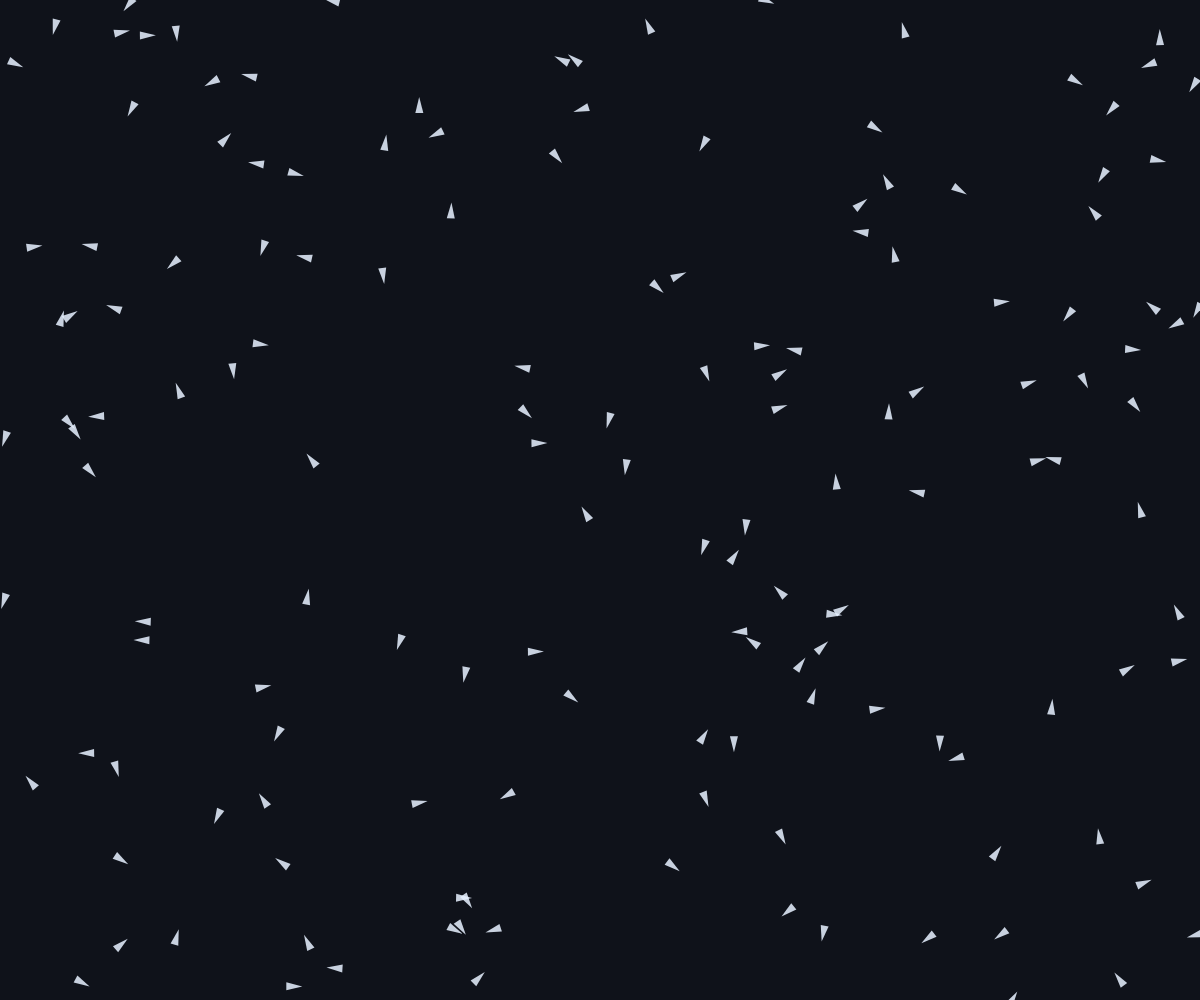
Frame 1 (no input)
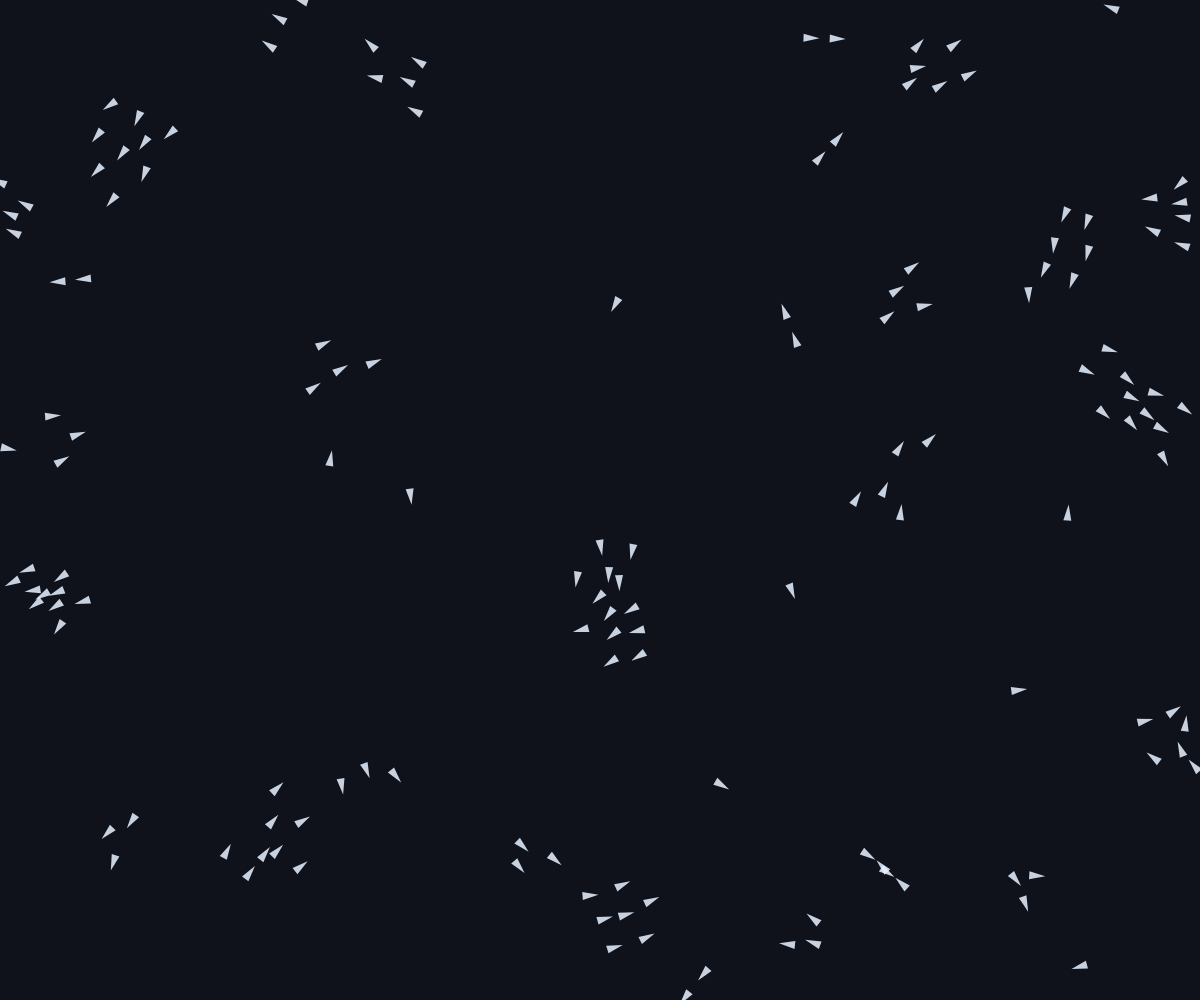
Frame 60 (no input)
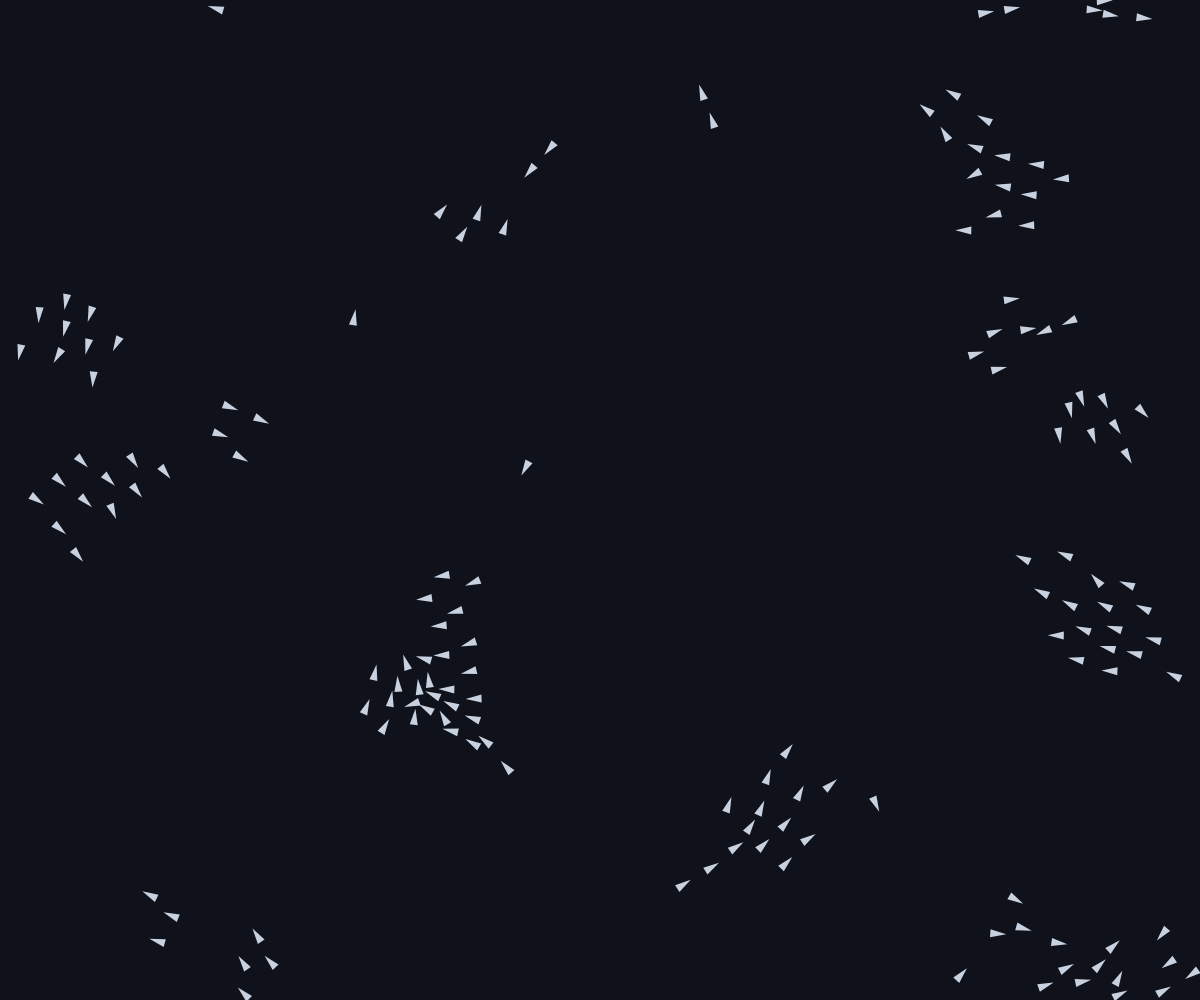
Frame 120 (the mouse pressed at the canvas centre since frame 60)

The p5.js sketch that drew these frames (run headless with seeded random() and noise() and a simulated clock; from frame 60 on, the mouse is pressed at the canvas centre):

// p5.js sketch
// ── sketch.js
// Flocking / Cardume — emergência a partir de agentes com regras locais simples
// Autora: Gabi — EEL670, Linguagens de Programação

class Boid {
  constructor(x, y) {
    this.position = createVector(x, y);
    this.velocity = p5.Vector.random2D().mult(random(2, 4));
    this.acceleration = createVector();
    this.maxSpeed = 4;
    this.maxForce = 0.2;
    this.perceptionRadius = 60;
  }

  // Regra 1: afasta o boid de vizinhos muito próximos (evita aglomeração/colisão)
  separation(boids) {
    let steering = createVector();
    let total = 0;
    for (let other of boids) {
      let d = dist(this.position.x, this.position.y, other.position.x, other.position.y);
      if (other !== this && d > 0 && d < this.perceptionRadius / 2) {
        let diff = p5.Vector.sub(this.position, other.position);
        diff.div(d * d); // quanto mais perto, mais forte o afastamento
        steering.add(diff);
        total++;
      }
    }
    if (total > 0) {
      steering.div(total);
      steering.setMag(this.maxSpeed);
      steering.sub(this.velocity);
      steering.limit(this.maxForce);
    }
    return steering;
  }

  // Regra 2: alinha a velocidade do boid com a média das velocidades vizinhas
  align(boids) {
    let steering = createVector();
    let total = 0;
    for (let other of boids) {
      let d = dist(this.position.x, this.position.y, other.position.x, other.position.y);
      if (other !== this && d < this.perceptionRadius) {
        steering.add(other.velocity);
        total++;
      }
    }
    if (total > 0) {
      steering.div(total);
      steering.setMag(this.maxSpeed);
      steering.sub(this.velocity);
      steering.limit(this.maxForce);
    }
    return steering;
  }

  // Regra 3: se move em direção ao centro de massa dos vizinhos
  cohesion(boids) {
    let steering = createVector();
    let total = 0;
    for (let other of boids) {
      let d = dist(this.position.x, this.position.y, other.position.x, other.position.y);
      if (other !== this && d < this.perceptionRadius) {
        steering.add(other.position);
        total++;
      }
    }
    if (total > 0) {
      steering.div(total);
      steering.sub(this.position);
      steering.setMag(this.maxSpeed);
      steering.sub(this.velocity);
      steering.limit(this.maxForce);
    }
    return steering;
  }

  flock(boids) {
    let sep = this.separation(boids);
    let ali = this.align(boids);
    let coh = this.cohesion(boids);

    // pesos relativos das três regras (separação pesa mais para evitar sobreposição)
    sep.mult(1.6);
    ali.mult(1.0);
    coh.mult(1.0);

    this.acceleration.add(sep);
    this.acceleration.add(ali);
    this.acceleration.add(coh);
  }

  update() {
    this.velocity.add(this.acceleration);
    this.velocity.limit(this.maxSpeed);
    this.position.add(this.velocity);
    this.acceleration.mult(0);
  }

  // faz o boid reaparecer do outro lado da tela (mundo toroidal)
  edges() {
    if (this.position.x > width) this.position.x = 0;
    if (this.position.x < 0) this.position.x = width;
    if (this.position.y > height) this.position.y = 0;
    if (this.position.y < 0) this.position.y = height;
  }

  show() {
    let angle = this.velocity.heading();
    push();
    translate(this.position.x, this.position.y);
    rotate(angle);
    noStroke();
    fill(230, 240, 255, 220);
    triangle(-6, -4, -6, 4, 10, 0);
    pop();
  }
}

let flock = [];
const NUM_BOIDS = 150;

function setup() {
  createCanvas(windowWidth, windowHeight);
  for (let i = 0; i < NUM_BOIDS; i++) {
    flock.push(new Boid(random(width), random(height)));
  }
}

function draw() {
  background(15, 18, 26);
  for (let boid of flock) {
    boid.flock(flock);
    boid.update();
    boid.edges();
    boid.show();
  }
}

// clicar adiciona novos boids ao cardume, permitindo perturbar o sistema
function mousePressed() {
  for (let i = 0; i < 5; i++) {
    flock.push(new Boid(mouseX, mouseY));
  }
}

function windowResized() {
  resizeCanvas(windowWidth, windowHeight);
}
